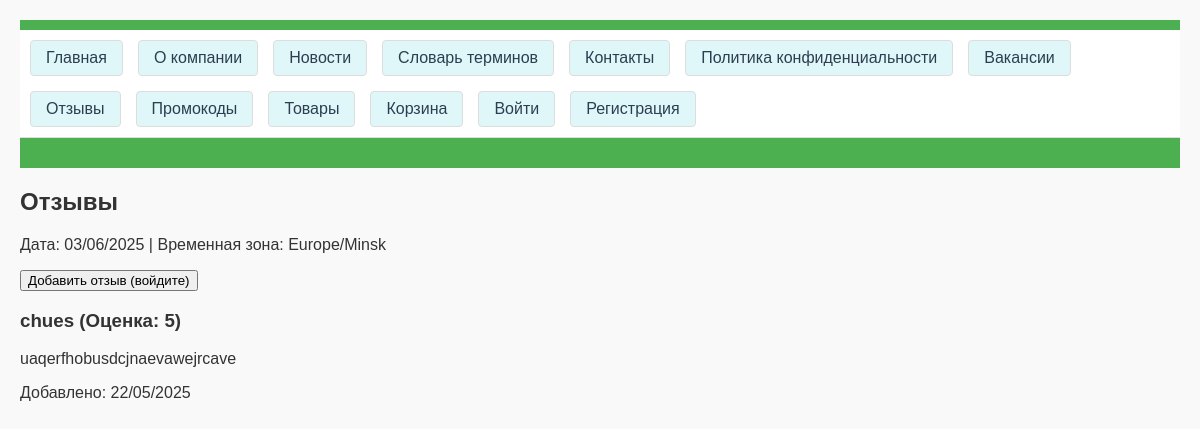
The page /reviews/ on the database as committed earlier.
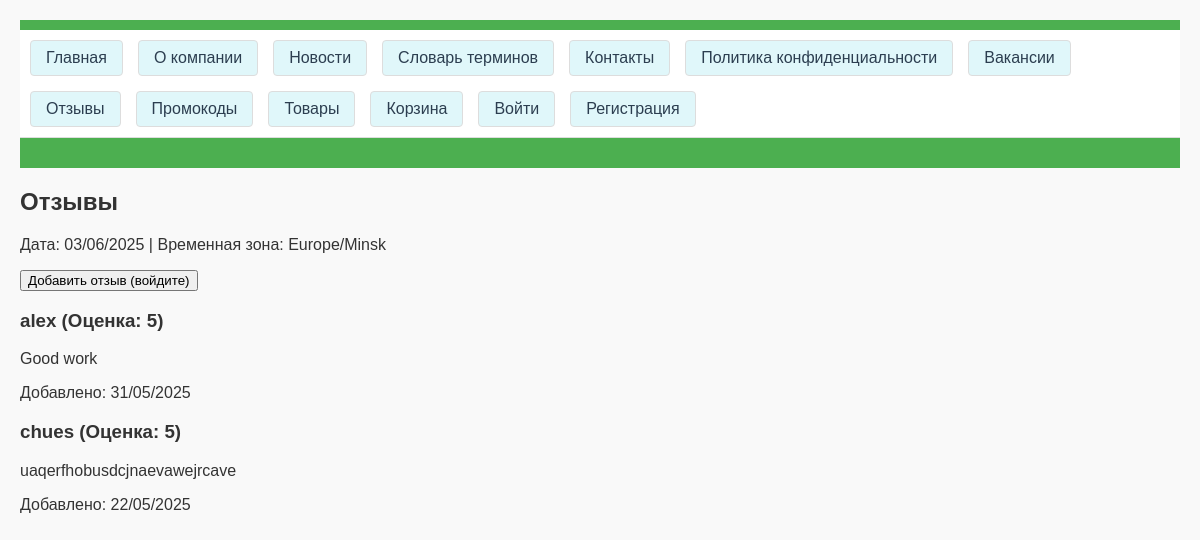
The same page on the database as committed later.
### delivery_app/models.py (models this page shows, shortened)
class Review(models.Model):
    user = models.ForeignKey(User, on_delete=models.CASCADE, related_name='reviews')
    product = models.ForeignKey(Product, on_delete=models.CASCADE, related_name='reviews', null=True, blank=True)  # Новая связь
    rating = models.IntegerField(choices=[(i, str(i)) for i in range(1, 6)])
    text = models.TextField()
    created_date = models.DateTimeField(auto_now_add=True)

### delivery_app/views.py (the view)
# urls.py: path('reviews/', views.reviews, name='reviews'),
def reviews(request):
    reviews = Review.objects.order_by('-created_date')
    context = {
        'reviews': reviews,
        'current_date': timezone.now().strftime('%d/%m/%Y'),
        'timezone': 'Europe/Minsk',
    }
    return render(request, 'delivery_app/reviews.html', context)

### delivery_app/templates/delivery_app/reviews.html (shortened to what this page needs)
{% extends "delivery_app/base.html" %}
{% block content %}
<h2>Отзывы</h2>
<p>Дата: {{ current_date }} | Временная зона: {{ timezone }}</p>
{% if user.is_authenticated %}
    <a href="{% url 'delivery_app:add_review' %}"><button>Добавить отзыв</button></a>
{% else %}
    <a href="{% url 'delivery_app:login' %}"><button>Добавить отзыв (войдите)</button></a>
{% endif %}
{% for review in reviews %}
    <h3>{{ review.user.username }} (Оценка: {{ review.rating }})</h3>
    <p>{{ review.text }}</p>
    <p>Добавлено: {{ review.created_date|date:'d/m/Y' }}</p>
{% empty %}
    <p>Отзывов пока нет.</p>
{% endfor %}
{% endblock %}

Rows that differ between the two databases and show on the page:
added Review: user.username "alex", rating "5", text "Good work", created_date "31/05/2025"
